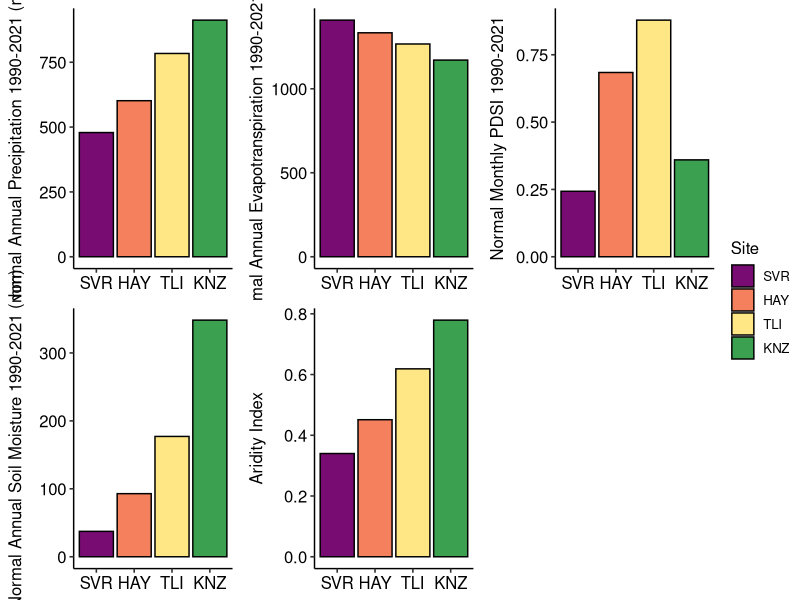
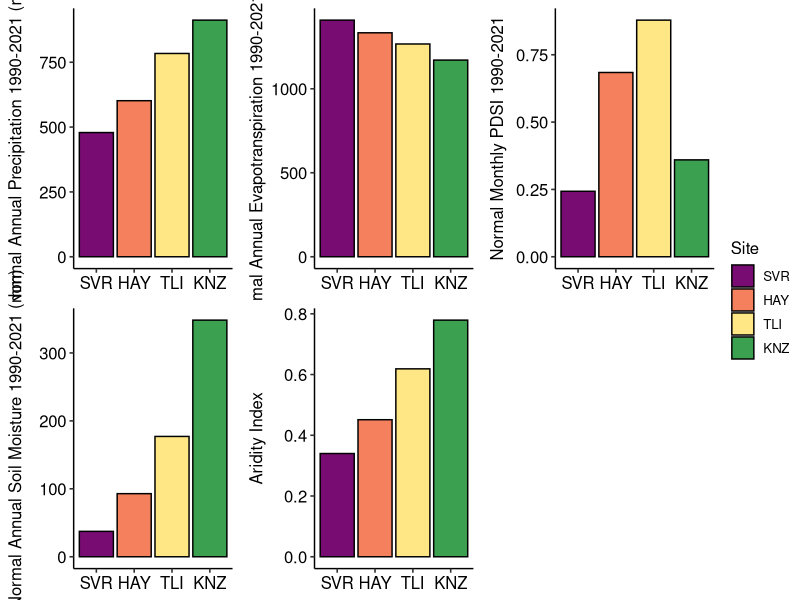
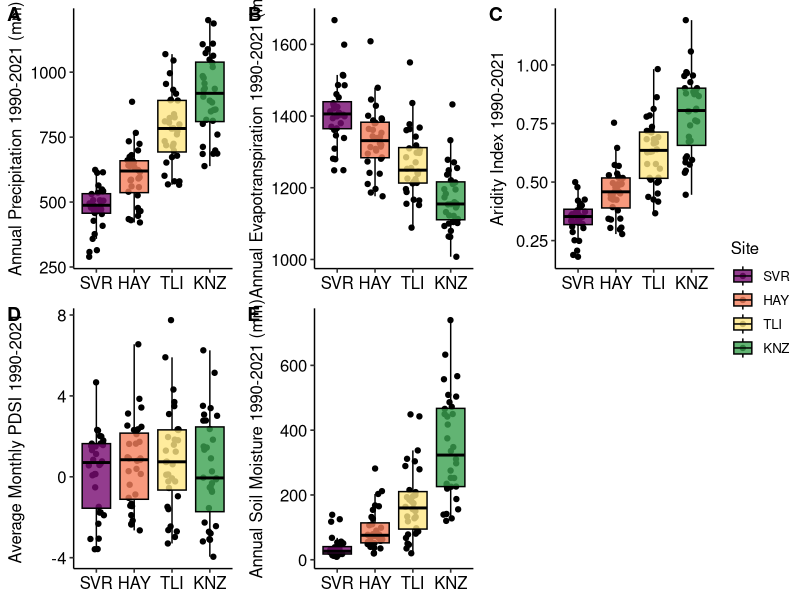
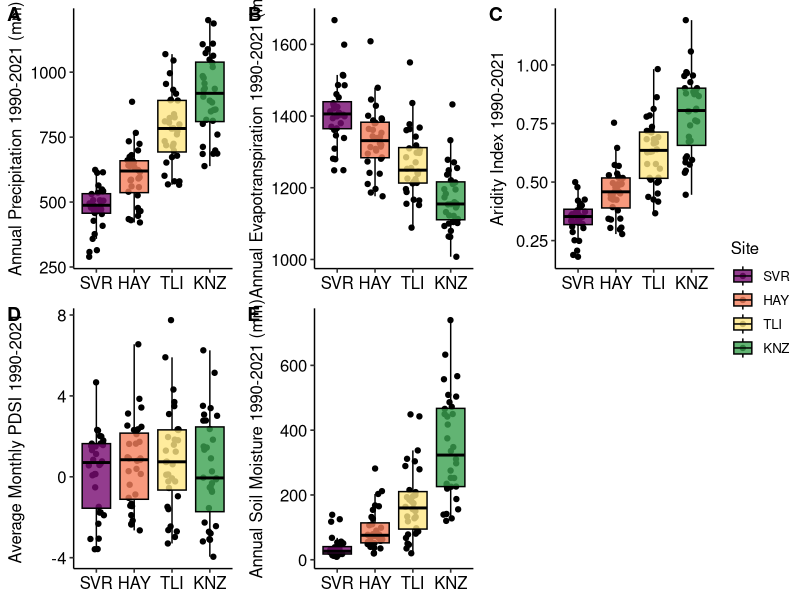

Recreate these plots in R, in order.
# Packages w/ version numbers.
library(tidyverse); packageVersion('tidyverse')
library(ggpubr); packageVersion('ggpubr')

# Theme set 
theme_set(theme_pubr())
location_pallete <- c("SVR" = "#780c72", "HAY" = "#f5805d", "TLI" = "#ffe785", "KNZ" = "#3ba150") # SVR/HAY/TLI/KNZ - Soil location



# Take terraclimate point data and get mean annual precipitation, Evapotranspiration and PDSI
# then calculate an aridity index.
Get_aridity <- function(terraclimdf){
  temp  <- terraclimdf %>% group_by(Year) %>% summarize(Annual_precip_mm = sum(ppt.mm.), Annual_ETo_mm = sum(pet.mm.), Annual_PDSI = mean(PDSI.unitless.), Annual_soilmoisture_mm = sum(soil.mm.))
  # get the last normal AKA 1990 to 2021 
  temp2 <- temp %>% filter(between(Year, 1990, 2021)) %>% summarize(MA_Prec = mean(Annual_precip_mm), MA_ETo = mean(Annual_ETo_mm), M_monthly_PDSI = mean(Annual_PDSI), MA_Soil_moisture = mean(Annual_soilmoisture_mm))
  temp2$Aridity_index <- temp2$MA_Prec / temp2$MA_ETo
  return(temp2)
}

#Aridity Index Value chart https://doi.org/10.1038/s41597-022-01493-1
# Climate Class 
# <0.03 Hyper Arid
# 0.03–0.2 Arid
# 0.2–0.5 Semi-Arid
# 0.5–0.65 Dry sub-humid
# >0.65 Humid

##### Coords #####
#Smoky Valley Ranch prairie [latitude 38.8665, longitude -100.9951]
#Hayes prairie [38.8355, -99.3033]
#The Land Institute prairie [38.9698, -97.4690]
#Konza native prairie [39.1056, -96.6099])

# Load point data
SVR_Native <- read.csv("terraclimate_38.8665N_100.9951W.csv", skip = 14, header = TRUE)
HAY_Native <- read.csv("terraclimate_38.8355N_99.3033W.csv", skip = 14, header = TRUE)
TLI_Native <- read.csv("terraclimate_38.9698N_97.4690W.csv", skip = 14, header = TRUE)
KNZ_Native <- read.csv("terraclimate_39.1056N_96.6099W.csv", skip = 14, header = TRUE)


# Get aridity indexes
arid.df <- data.frame(rbind(Get_aridity(SVR_Native),
Get_aridity(HAY_Native),
Get_aridity(TLI_Native),
Get_aridity(KNZ_Native)))
# rename rows and add site factor for plotting
rownames(arid.df) <- c("SVR", "HAY", "TLI", "KNZ")
arid.df$site <- as.factor(row.names(arid.df))
arid.df$site <- factor(arid.df$site, levels = c("SVR", "HAY","TLI", "KNZ"))
# These values will be utilized in other scripts for linear modeling
arid.df

# MA_Prec   MA_ETo M_monthly_PDSI MA_Soil_moisture Aridity_index site
# SVR 478.9250 1408.700      0.2431771         37.38437     0.3399766  SVR
# HAY 601.7375 1333.322      0.6842187         92.87812     0.4513070  HAY
# TLI 783.8156 1266.691      0.8786198        177.09688     0.6187901  TLI
# KNZ 912.3438 1170.869      0.3597917        348.25937     0.7792024  KNZ



# Barplots for the normal measures (1991-2020) by collection site
a <- ggplot(arid.df, aes(x = site, y = MA_Prec, fill = site)) +
  geom_col(color = "black") +
  ylab("Normal Annual Precipitation 1990-2021 (mm)") +
  scale_fill_manual(name = "Site", values = location_pallete) +
  theme(legend.text.align = 0, axis.title.x=element_blank(), legend.position = 'right')
  
b <- ggplot(arid.df, aes(x = site, y = MA_ETo, fill = site)) +
  geom_col(color = "black") +
  ylab("Normal Annual Evapotranspiration 1990-2021 (mm)") +
  scale_fill_manual(name = "Site", values = location_pallete) +
  theme(legend.text.align = 0, axis.title.x=element_blank(), legend.position = 'right')

c <- ggplot(arid.df, aes(x = site, y = M_monthly_PDSI, fill = site)) +
  geom_col(color = "black") +
  ylab("Normal Monthly PDSI 1990-2021") +
  scale_fill_manual(name = "Site", values = location_pallete) +
  theme(legend.text.align = 0, axis.title.x=element_blank(), legend.position = 'right')


d <- ggplot(arid.df, aes(x = site, y = MA_Soil_moisture, fill = site)) +
  geom_col(color = "black") +
  ylab("Normal Annual Soil Moisture 1990-2021 (mm)") +
  scale_fill_manual(name = "Site", values = location_pallete) +
  theme(legend.text.align = 0, axis.title.x=element_blank(), legend.position = 'right')

e <- ggplot(arid.df, aes(x = site, y = Aridity_index, fill = site)) +
  geom_col(color = "black") +
  ylab("Aridity Index") +
  scale_fill_manual(name = "Site", values = location_pallete) +
  theme(legend.text.align = 0, axis.title.x=element_blank(), legend.position = 'right')

f <- ggarrange(a,b,c,d,e, common.legend = TRUE, legend = 'right', align = 'hv')

ggsave("Normals_by_site.svg", f, height = 9, width = 12)
ggsave("Normals_by_site.png", f, height = 9, width = 12)
rm(a,b,c,d,e,f) # cleanup

# Plots with the values over 30 years represented
# first reformat data to closer to what I need
Get_data_30_years <- function(terraclimdf){
  temp  <- terraclimdf %>% group_by(Year) %>% summarize(Annual_precip_mm = sum(ppt.mm.), Annual_ETo_mm = sum(pet.mm.), Annual_PDSI = mean(PDSI.unitless.), Annual_soilmoisture_mm = sum(soil.mm.))
  # get the last normal AKA 1990 to 2021 
  temp2 <- temp %>% filter(between(Year, 1990, 2021)) 
  temp2$Aridity_index <- temp2$Annual_precip_mm / temp2$Annual_ETo_mm
  return(temp2)
}

long.df <- data.frame(rbind(Get_data_30_years(SVR_Native),
                            Get_data_30_years(HAY_Native),
                            Get_data_30_years(TLI_Native),
                            Get_data_30_years(KNZ_Native)))



# rename rows and add site factor for plotting
long.df$site <- as.factor(rep(c("SVR", "HAY","TLI", "KNZ"), each = 32))
long.df$site <- factor(long.df$site, levels = c("SVR", "HAY", "TLI", "KNZ"))
colnames(long.df)

a <- ggplot(long.df, aes(x = site, y = Annual_precip_mm, fill = site)) +
  geom_jitter(width = 0.2) + geom_boxplot(outlier.colour = NA, alpha=0.8, color = "black") + 
  ylab("Annual Precipitation 1990-2021 (mm)") +
  scale_fill_manual(name = "Site", values = location_pallete) +
  theme(legend.text.align = 0, axis.title.x=element_blank())

b <- ggplot(long.df, aes(x = site, y = Annual_ETo_mm, fill = site)) +
  geom_jitter(width = 0.2) + geom_boxplot(outlier.colour = NA, alpha=0.8, color = "black") + 
  ylab("Annual Evapotranspiration 1990-2021 (mm)") +
  scale_fill_manual(name = "Site", values = location_pallete) +
  theme(legend.text.align = 0, axis.title.x=element_blank())

c <- ggplot(long.df, aes(x = site, y = Aridity_index, fill = site)) +
  geom_jitter(width = 0.2) + geom_boxplot(outlier.colour = NA, alpha=0.8, color = "black") + 
  ylab("Aridity Index 1990-2021") +
  scale_fill_manual(name = "Site", values = location_pallete) +
  theme(legend.text.align = 0, axis.title.x=element_blank())

d <- ggplot(long.df, aes(x = site, y = Annual_PDSI, fill = site)) +
  geom_jitter(width = 0.2) + geom_boxplot(outlier.colour = NA, alpha=0.8, color = "black") + 
  ylab("Average Monthly PDSI 1990-2021") +
  scale_fill_manual(name = "Site", values = location_pallete) +
  theme(legend.text.align = 0, axis.title.x=element_blank())

e <- ggplot(long.df, aes(x = site, y = Annual_soilmoisture_mm, fill = site)) +
  geom_jitter(width = 0.2) + geom_boxplot(outlier.colour = NA, alpha=0.8, color = "black") + 
  ylab("Annual Soil Moisture 1990-2021 (mm)") +
  scale_fill_manual(name = "Site", values = location_pallete) +
  theme(legend.text.align = 0, axis.title.x=element_blank())


f <- ggarrange(a,b,c,d,e, common.legend = TRUE, legend = "right", align = 'hv', labels = "AUTO")

ggsave("Annual_boxplots_by_site.svg", f, height = 9, width = 12)
ggsave("Annual_boxplots_by_site.png", f, height = 9, width = 12)

rm(a,b,c,d,e,f) # cleanup